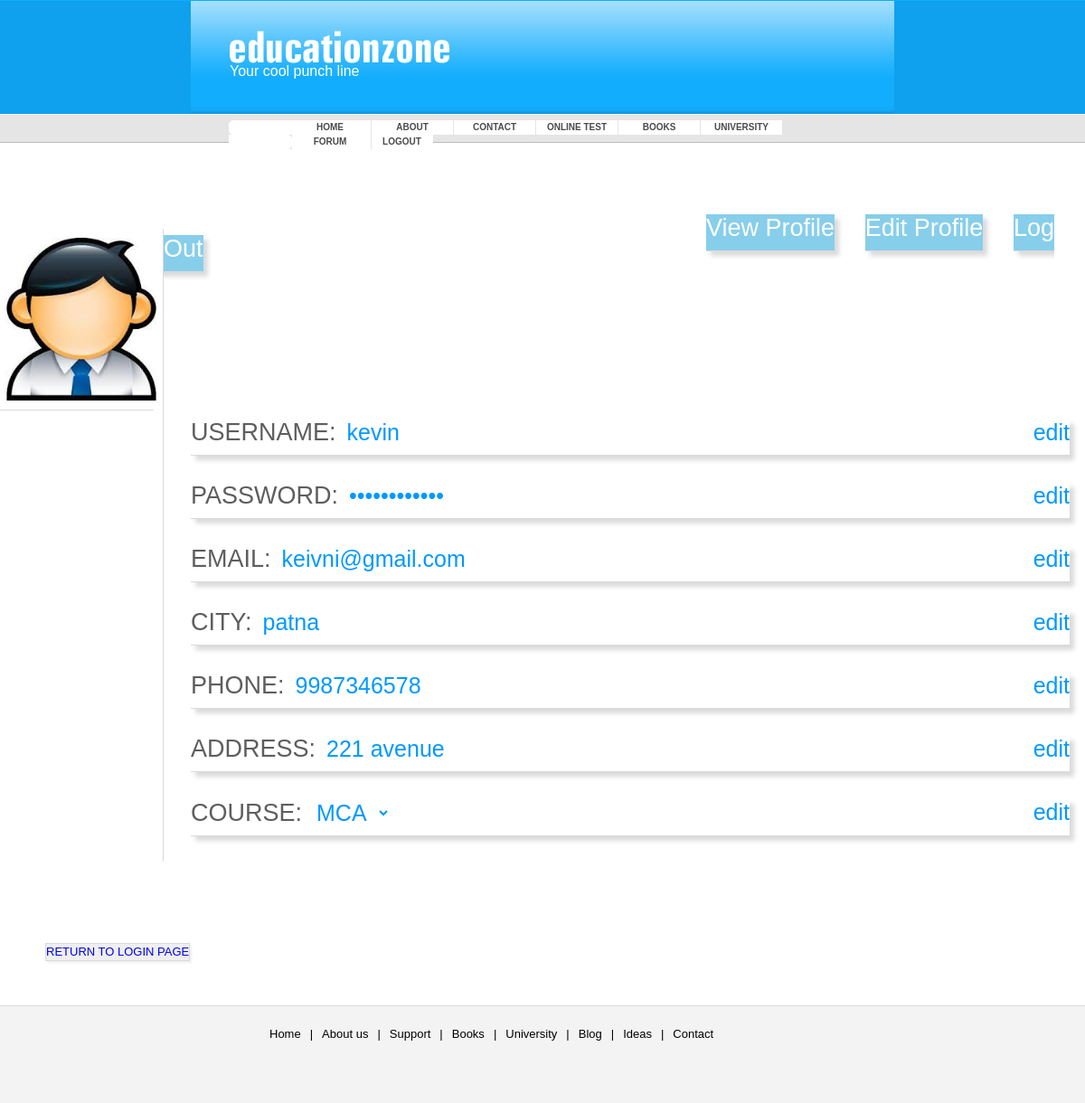
The app's page /editprofile.php (signed in) with its own data.
### tables this page shows
CREATE TABLE IF NOT EXISTS `user` (
  `userid` int(10) NOT NULL AUTO_INCREMENT,
  `username` varchar(20) DEFAULT NULL,
  `password` varchar(20) DEFAULT NULL,
  `city` varchar(20) DEFAULT NULL,
  `phone` bigint(20) DEFAULT NULL,
  `email` varchar(20) DEFAULT NULL,
  `date` date DEFAULT NULL,
  `address` text,
  `picture` varchar(50) DEFAULT NULL,
  `course` varchar(20) DEFAULT NULL,
  `totalMarks` int(10) DEFAULT NULL,
  `marksObt` int(10) DEFAULT NULL,
  `grade` varchar(25) DEFAULT NULL,
  PRIMARY KEY (`userid`)
);

### editprofile.php (the view, shortened to what this page needs)
<?php
 include 'top.php';
 $id=$_SESSION['uid'];
 $sql="select * from `user` where `userid`='$id'";
 $result=mysql_query($sql);
 $row=mysql_fetch_array($result);
?>
  <div style="font-size:24px;color:white;height:40px;text-shadow:1px 1px 1px white;margin:20px 20px 20px 20px;background: -moz-linear-gradient(left,#09F,white);padding-top:5px">
  </div>
 <div style="width:100%;border:0px solid #DADADA;height:800px;margin-top:10px;">
    <div style="border-right:1px solid #DADADA;float:left;height:700px;width:15%;margin-top:10px">
      <div style="border-bottom:1px solid #DADADA;margin-top:10px;padding-bottom:10px;margin-right:10px"><img src="admin/<?=$row['picture']?>" width=180px height=180px /></div>
    </div>
    <div  class="mydiv" style="">
       <span style="margin-left:600px"><a href="editprofile.php">View Profile</a></span>
       <span><a href="editprofile.php">Edit Profile</a></span>
       <span><a href="logout.php">Log Out</a></span>
       <form action="editing.php?id=<?=$id?>" method="post"><div style="margin-top:180px">USERNAME:<span><input type="text" value="<?=$row['username']?>" name="usr"/></span><span class="myspan"><input type="submit" value="edit"/></div></form>
       <form action="editing.php?id=<?=$id?>" method="post"><div>PASSWORD:<span><input type="password" value="<?=$row['password']?>" name="pass"/></span><span class="myspan"><input type="submit" value="edit"/></div></form>
       <form action="editing.php?id=<?=$id?>" method="post"><div>EMAIL:<span><input type="text" value="<?=$row['email']?>" name="em"/></span><span class="myspan"><input type="submit" value="edit"/></div></form>
       <form action="editing.php?id=<?=$id?>" method="post"><div>CITY:<span><input type="text" value="<?=$row['city']?>" name="ct"/></span><span class="myspan"><input type="submit" value="edit"/></div></form>
       <form action="editing.php?id=<?=$id?>" method="post"><div>PHONE:<span><input type="text" value="<?=$row['phone']?>" name="ph"/></span><span class="myspan"><input type="submit" value="edit"/></div></form>
       <form action="editing.php?id=<?=$id?>" method="post"><div>ADDRESS:<span><input type="text" value="<?=$row['address']?>" name="addr"/></span><span class="myspan"><input type="submit" value="edit"/></div></form>
       <form action="editing.php?id=<?=$id?>" method="post"><div>COURSE:<span><select name="cou">
					<?php
         				    $cou=array("BCA","MCA","DCA");
						foreach($cou as $c):
					?>
                                         <option value="<?=$c?>" <?php if($row['course']==$c)
									{
										echo 'selected="selected"';
								        }
							 	?>><?=$c?></option>
					<?php endforeach; ?>
                                   </select></span><span class="myspan"><input type="submit" value="edit"/></div></form>
    </div>
    <div style="margin-left:50px;margin-top:90px;border:1px solid #DADADA;float:left;clear:left;background:#EFEFEF;box-shadow:2px 2px 2px #EFEFEF"><a href="index.php" style="text-decoration:none">RETURN TO LOGIN PAGE</a></div>
 </div>
<?php
 include 'footer.php';
?>

### style.css (style rules this page uses)
* { margin:0;padding:0 }
body { padding:0;margin:0;background:url(images/mainbg.gif) 0 0 repeat-x #fff;color:#5E5E5E;font:13px/18px Arial,Helvetica,sans-serif }
div, p, ul, h2, h3, img { padding:0;margin:0 }

### editprofile.php (style rules this page uses)
.mydiv { border:0px solid #DADADA;float:left;width:83.5%;height:600px;margin-top:0px; }
.mydiv div { margin-left:30px;font-size:27px;border-bottom:1px solid #DADADE; margin-top:30px;padding-bottom:10px;font-family:"Trebuchet MS", Arial, Helvetica, sans-serif; box-shadow:5px 5px 5px #DADADA; }
.mydiv span { margin-left:30px;font-size:27px;border-bottom:1px solid #DADADE; margin-top:0px;padding-bottom:10px;font-family:"Trebuchet MS", Arial, Helvetica, sans-serif; box-shadow:5px 5px 5px #DADADA;background:skyblue; }
.mydiv span a { text-decoration:none;color:white }
.mydiv div span { font-family:"Trebuchet MS", Arial, Helvetica, sans-serif;font-size;20px; margin-left:6px;color:#09F;background:none;box-shadow:0px 0px 0px 0px;border:0px; }
.mydiv div span input[type="text"] { font-family:"Trebuchet MS", Arial, Helvetica, sans-serif;font-size:25px; margin-left:6px;color:#09F;background:none;box-shadow:0px 0px 0px 0px;border:0px; }
.mydiv div span select { font-family:"Trebuchet MS", Arial, Helvetica, sans-serif;font-size:25px; margin-left:6px;color:#09F;background:none;box-shadow:0px 0px 0px 0px;border:0px; }
.mydiv div span input[type="password"] { font-family:"Trebuchet MS", Arial, Helvetica, sans-serif;font-size:25px; margin-left:6px;color:#09F;background:none;box-shadow:0px 0px 0px 0px;border:0px; }
.mydiv div span input[type="submit"] { color:skyblue; text-decoration:none; font-family:"Trebuchet MS", Arial, Helvetica, sans-serif;font-size:25px; margin-left:6px;color:#09F;background:none;box-shadow:0px 0px 0px 0px;border:0px; }
.myspan { float:right; }

### records on screen
user: picture (picture), usr "kevin", em "keivni@gmail.com", ct "patna", ph "9987346578", addr "221 avenue", cou "MCA"
